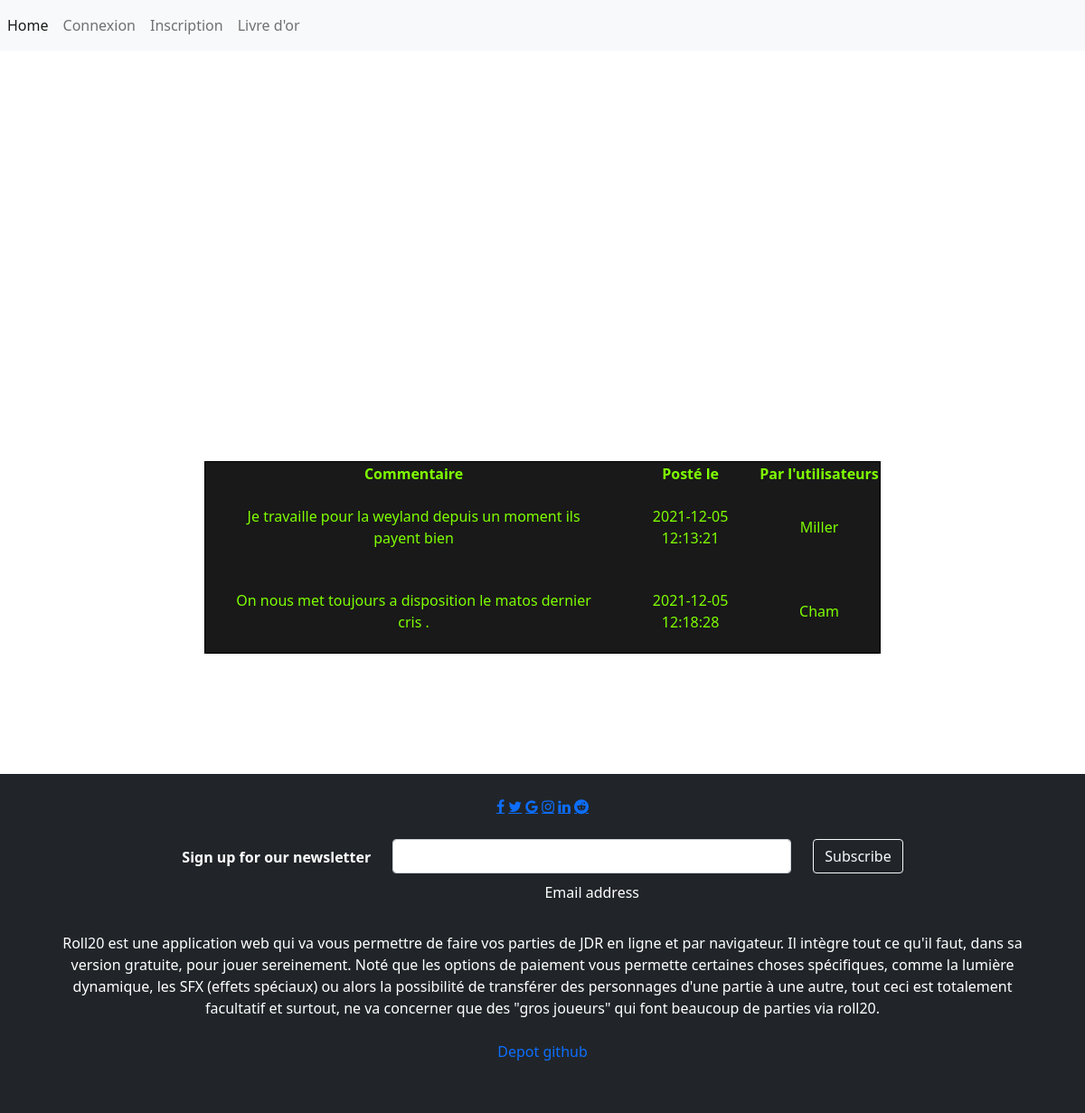
/pages/livre-or.php, run on the app's committed database.
### tables this page shows
CREATE TABLE `commentaires` (
  `id` int(11) NOT NULL,
  `commentaire` text NOT NULL,
  `id_utilisateur` int(11) NOT NULL,
  `date` datetime NOT NULL
);

CREATE TABLE `utilisateurs` (
  `id` int(11) NOT NULL,
  `login` varchar(255) NOT NULL,
  `password` varchar(255) NOT NULL
);

### pages/livre-or.php (the view, shortened to what this page needs)
<?php
require '../template/header.php';
?>
<body id="bodyliv">
    <main id="mainLiv">
        <article id="arth1">
            <section>
                <h1 id = "h1Liv">Livre d'or</h1>
            </section>
        </article>
        <article id="articleTable">
            <scetion>
                <table id = "tableLiv">
                    <thead>
                        <th> Commentaire </th>
                        <th> Posté le </th>
                        <th> Par l'utilisateurs </th>
                </thead>
                <tbody>
                <?php
                    foreach($_SESSION['commentaire'] as $key => $value){
                        echo '<tr>';
                        foreach($value as $key1 => $comment1){
                        echo '<td>'. $comment1 .'</td>';
                        }
                        echo '</tr>';
                    }
                ?>
                </tbody>
                </table>
            </scetion>
        </article id="artText">
    </main>
</body>
<?php
require '../template/footer.php';
?>

### template/header.php (shortened to what this page needs)
<!DOCTYPE html>
<html lang="en">
<head>
    <link rel="stylesheet" href="../css/connexion.css" rel="stylesheet" type="text/css">
    <link rel="stylesheet" href="../css/profils.css" rel="stylesheet" type="text/css">
    <link rel="stylesheet" href="../css/livre-or.css" rel="stylesheet" type="text/css">
    <link rel="stylesheet" href="../css/inscription.css" rel="stylesheet" type="text/css">
    <link rel="stylesheet" href="https://cdnjs.cloudflare.com/ajax/libs/font-awesome/4.7.0/css/font-awesome.min.css">
    <link href="https://cdn.jsdelivr.net/npm/bootstrap@5.1.3/dist/css/bootstrap.min.css" rel="stylesheet">
</head>
<body>
    <header>
        <nav class="navbar navbar-expand-lg navbar-light bg-light">
            <div class="collapse navbar-collapse" id="navbarNavAltMarkup">
                <div class="navbar-nav">
                    <a class="nav-item nav-link active" href="../index.php">Home </a>
                    <?php
                    if(!(isset($_SESSION['user']))){
                    echo "<a class='nav-item nav-link' href='connexion.php'>Connexion</a>";
                    }else{ echo "";}?>
                    <?php
                    if(!(isset($_SESSION['user']))){
                    echo "<a class='nav-item nav-link' href='inscription.php'>Inscription</a>";
                    }else{ echo "";}?>
                    <a class="nav-item nav-link" href="livre-or.php">Livre d'or</a>
                </div>
            </div>
        </nav>
    </header>

### template/footer.php
<footer class="bg-dark text-center text-white">
  <div class="container p-4">
    <section class="mb-4">
      <a href="#" class="fa fa-facebook"></a>
      <a href="#" class="fa fa-twitter"></a>
      <a href="#" class="fa fa-google"></a>
      <a href="#" class="fa fa-instagram"></a>
      <a href="#" class="fa fa-linkedin"></a>
      <a href="#" class="fa fa-reddit"></a>
    </section>
    <section class="">
      <form action="">
        <div class="row d-flex justify-content-center">
          <div class="col-auto">
            <p class="pt-2">
              <strong>Sign up for our newsletter</strong>
            </p>
          </div>
          <div class="col-md-5 col-12">
            <div class="form-outline form-white mb-4">
              <input type="email" id="form5Example21" class="form-control" />
              <label class="form-label" for="form5Example21">Email address</label>
            </div>
          </div>
          <div class="col-auto">
            <button type="submit" class="btn btn-outline-light mb-4">
              Subscribe
            </button>
          </div>
        </div>
      </form>
    </section>
    <section class="mb-4">
      <p>
      Roll20 est une application web qui va vous permettre de faire vos parties de JDR en ligne et par navigateur.
      Il intègre tout ce qu'il faut, dans sa version gratuite,
      pour jouer sereinement. Noté que les options de paiement vous permette certaines choses spécifiques,
      comme la lumière dynamique, les SFX (effets spéciaux) ou alors la possibilité de transférer des personnages d'une partie à une autre,
      tout ceci est totalement facultatif et surtout, ne va concerner que des "gros joueurs" qui font beaucoup de parties via roll20.
      </p>
      <a class="nav-item nav-link" href="https://github.com/thomas-dellacase/livre-d-or">Depot github</a>
    </section>
</footer>
</body>
</html>

### css/profils.css (style rules this page uses)
.form-control { margin-bottom: 2%; }

### css/livre-or.css (style rules this page uses)
#bodyliv { min-height:100vh; background-image:url(../ressources/momroom.png); background-size: contain; background-repeat: norepeat; }
#mainLiv { min-height:100vh; justify-content: center; align-items: center; display: flex; flex-wrap: wrap; }
#h1Liv { color: white; width: 100%; display: flex; justify-content: center; }
td { padding: 3%; }
#arth1 { width: 100%; display: flex; justify-content: center; }
#articleTable { width: 100%; display: flex; justify-content: center; }
#tableLiv { color: chartreuse; border: 1px solid black; padding: 5px; border-collapse: collapse; text-align: center; background-color:rgba(0, 0, 0, 0.9); }
#articleTable { justify-content: center; align-items: center; display: flex; flex-wrap: wrap; }

### css/inscription.css (style rules this page uses)
.form-control { margin-bottom: 2%; }

### data on the page
commentaires: commentaire "Je travaille pour la weyland depuis un moment ils payent bien", date "2021-12-05 12:13:21", id_utilisateur.login "Miller"
commentaires: commentaire "On nous met toujours a disposition le matos dernier cris .", date "2021-12-05 12:18:28", id_utilisateur.login "Cham"
